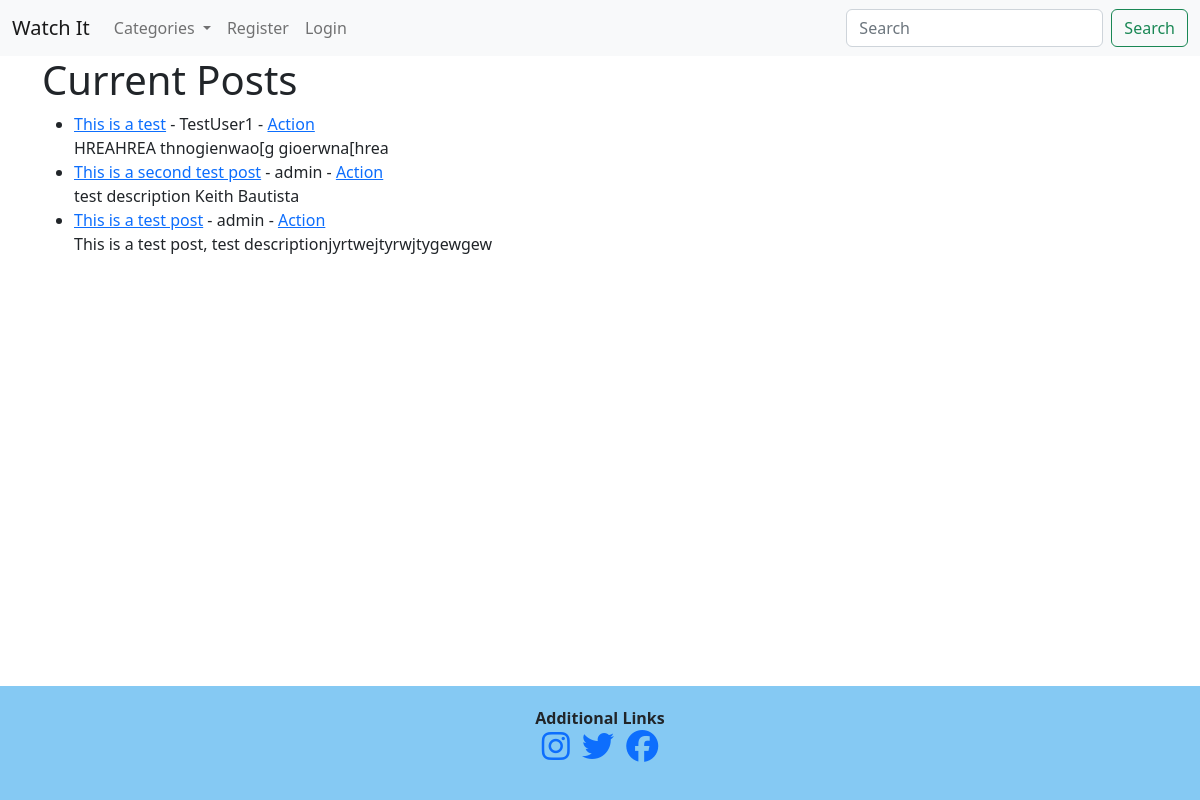
/, run on an earlier commit of the app's database.
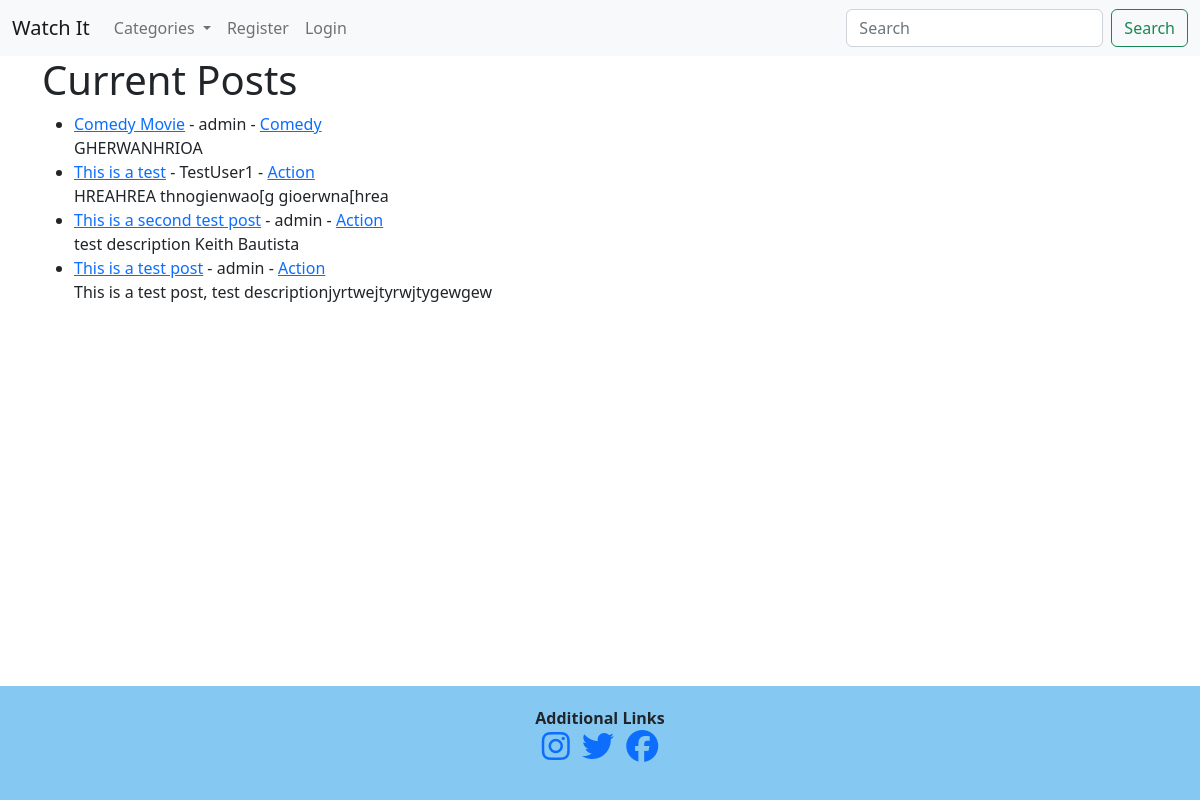
And on a later commit of the database.
### watchit/models.py (models this page shows, shortened)
class Post(models.Model):
    title = models.CharField(max_length=255)
    title_tag = models.CharField(max_length=255)
    author = models.ForeignKey(User, on_delete=models.CASCADE)
    """This will delete all of users' posts"""
    body = models.TextField()
    post_date = models.DateField(auto_now_add=True)
    category = models.CharField(max_length=255, default='Action')

### watchit/views.py (the view)
# urls.py: path('', HomeView.as_view(), name="home"),
class HomeView(ListView):
    model = Post
    template_name = 'home.html'
    """This view will show all the posts since we passed in
    listview"""
    category = Category.objects.all()
    ordering = ['-id']
    def get_context_data(self, *args, **kwargs):
        category_menu = Category.objects.all()
        context = super(HomeView, self).get_context_data(*args, **kwargs)
        context["category_menu"] = category_menu
        return context

### watchit/models.py (called while the page is built)
    def __str__(self):
        return self.name

### watchit/templates/home.html
{% extends 'base.html' %}
{% block content %}
<h1>Current Posts</h1>
{% if user.is_authenticated %}
    <ul>
    {% for Post in object_list %}
        <li><a href="{% url 'movie-detail' Post.pk %}">{{ Post.title }}</a> - {{ Post.author }} - <a href="{% url 'category' Post.category %}">{{ Post.category }}</a> - <a href="{% url 'edit-movie' Post.pk %}">Edit Movie</a> <br/>
        {{ Post.body|slice:":200" }}</li>
    {% endfor %}
    </ul>
{% else %}
    <ul>
    {% for Post in object_list %}
        <li><a href="{% url 'movie-detail' Post.pk %}">{{ Post.title }}</a> - {{ Post.author }} - <a href="{% url 'category' Post.category %}">{{ Post.category }}</a><br/>
        {{ Post.body|slice:":200" }}</li>
    {% endfor %}
    </ul>
{% endif %}
</small> <br/>
 {% endblock %}

### watchit/templates/base.html (shortened to what this page needs)
{% load static %}
<!doctype html>
<html lang="en">
<head>
    <link href="https://cdn.jsdelivr.net/npm/bootstrap@5.2.2/dist/css/bootstrap.min.css" rel="stylesheet">
    <link rel="stylesheet" href="{% static 'style.css' %}">
    </head>
<body>
    <nav class="navbar navbar-expand-lg bg-light">
        <div class="container-fluid">
          <a class="navbar-brand" href="{% url 'home' %}">Watch It</a>
          <div class="collapse navbar-collapse" id="navbarSupportedContent">
            <ul class="navbar-nav me-auto mb-2 mb-lg-0">
              <li class="nav-item dropdown">
                <a class="nav-link dropdown-toggle" href="#" id="navbarDropdown" role="button" data-toggle="dropdown" aria-haspopup="true" aria-expanded="false">
                  Categories
                </a>
              </li>
              {% if user.is_authenticated %}
              <li class="nav-item">
                <a class="nav-link" href="{% url 'add-movie' %}">Add Movie</a>
              </li>
              <li class="nav-item">
                <a class="nav-link" href="{% url 'logout' %}">Logout</a>
              </li>
              {% else %}
              <li class="nav-item">
                <a class="nav-link" href="{% url 'registration' %}">Register</a>
              </li>
              <li class="nav-item">
                <a class="nav-link" href="{% url 'login' %}">Login</a>
              </li>
              {% endif %}
            </ul>
            <form class="d-flex" role="search">
              <input class="form-control me-2" type="search" placeholder="Search" aria-label="Search">
              <button class="btn btn-outline-success" type="submit">Search</button>
            </form>
          </div>
        </div>
      </nav>
    <div class="container">
    {% block content %}
    {% endblock %}
    </div>
    <section class="fixed-bottom" id="section-contact">
        <div class="container-fluid">
            <div class="justify-content-center">
                <div class="col-md-12 text-center">
                    <strong>Additional Links</strong>
                    <div class="col-md-12 d-flex justify-content-center">
                    <ul class="list-unstyled">
                        <li class="list-inline-item">
                          <a href="https://www.instagram.com/?hl=en" target="_blank"><i class="fab fa-instagram fa-2x"></i></a>
                      </li>
                      <li class="list-inline-item">
                          <a href="ttps://twitter.com/" target="_blank"><i class="fab fa-twitter fa-2x"></i></a>
                      </li>
                      <li class="list-inline-item">
                          <a href="https://www.facebook.com/" target="_blank"><i class="fab fa-facebook fa-2x"></i></a>
                      </li>
                      </ul>
                    </div>
                </div>
            </div>
        </div>
    </section>
</body>
</html>

### watchit/static/style.css (style rules this page uses)
#section-contact { background-color: rgba(52, 165, 235, .6)!important; padding: 20px; }

What changed in the data, as far as the page shows it:
added Post: title "Comedy Movie", author "admin", category "Comedy", body "GHERWANHRIOA"
